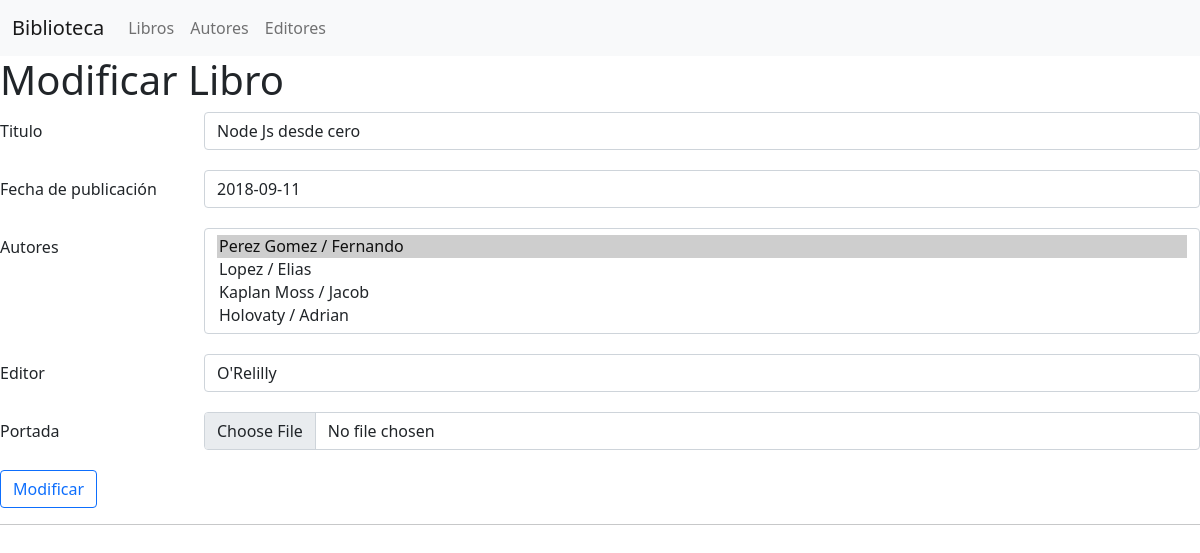
Before: /modificar/libro/2 with the older database file.
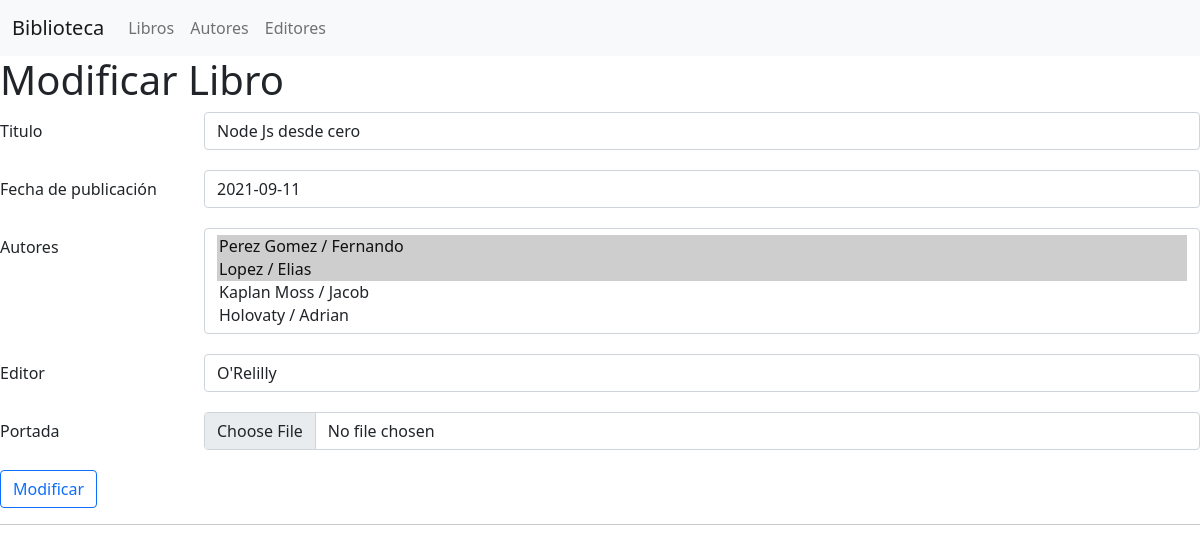
After: the same page with the newer database file.
### biblioteca/models.py (models this page shows, shortened)
class Libro(models.Model):
    titulo = models.CharField(max_length=100)
    autores = models.ManyToManyField(Autor)
    editor = models.ForeignKey(Editor)
    fecha_publicacion = models.DateField(null=True, blank=True)
    portada = models.ImageField(upload_to="portadas", null=True, blank=True)
    class Meta:
        ordering = ["-fecha_publicacion", "-titulo"]
        verbose_name = 'Libro'
        verbose_name_plural = 'Libros'

### biblioteca/views.py (the view)
# urls.py: url(r'^modificar/libro/(\d+)$', views.libro_cu),
def libro_cu(request, libro_id=None):
    form = None
    if request.method == "POST":
        form = LibroForm(request.POST)
        if form.is_valid():
            cd = form.cleaned_data
            if not libro_id:
                libro = Libro.objects.create(
                    titulo=cd["titulo"],
                    editor=cd["editor"],
                    fecha_publicacion=cd["fecha_publicacion"],
                )
                for autor in cd["autores"]:
                    libro.autores.add(autor.id)
            else:
                libro = Libro.objects.get(id=libro_id)
                libro.titulo = cd["titulo"]
                libro.editor = cd["editor"]
                libro.fecha_publicacion = cd["fecha_publicacion"]
                libro.autores = cd["autores"]
                if cd["portada"]:
                    libro.autores = cd["portada"]
                libro.save()
            return HttpResponseRedirect("/libros")
    else:
        if libro_id:
            try:
                libro = Libro.objects.select_related("editor").get(id=libro_id)
                form = LibroForm(initial={
                    "titulo":            libro.titulo,
                    "fecha_publicacion": libro.fecha_publicacion,
                    "editor":            libro.editor,
                    "autores":           libro.autores.all()
                })
            except Libro.DoesNotExist:
                return HttpResponseRedirect("/libros")
        else:
            form = LibroForm()
    return cu_response(request, form, "libro", bool(libro_id))

### biblioteca/forms.py
class LibroForm(forms.Form):
    titulo = forms.CharField(
        max_length=100,
        widget=forms.TextInput(attrs=build_attrs("titulo"))
    )
    fecha_publicacion = forms.DateField(
        required=False,
        widget=forms.DateInput(attrs=build_attrs("fecha_publicacion"))
    )
    portada = forms.ImageField(
        required=False,
        widget=forms.FileInput(attrs=build_attrs("portada"))
    )
    autores = forms.ModelMultipleChoiceField(
        queryset=Autor.objects.all(),
        widget=forms.SelectMultiple(attrs=build_attrs("autores")),
    )
    editor = forms.ModelChoiceField(
        queryset=Editor.objects.all(),
        widget=forms.Select(attrs=build_attrs("editor")),
        empty_label="Seleccione Editor"
    )

### biblioteca/models.py (called while the page is built)
    def __str__(self):
        return self.nombre

    def __str__(self):
        return "{} / {}".format(self.apellidos, self.nombre)

### biblioteca/views.py (called while the page is built)
def cu_response(request, form, key, is_new):
    return render(request, "{}_cu.html".format(key), {
        "form":         form,
        "title":        "{} {}".format("Modificar" if is_new else "Crear", key.capitalize()),
        "btn_title":    "Modificar" if is_new else "Crear",
    })

### biblioteca/templates/libro_cu.html (shortened to what this page needs)
{% extends 'shared/cu_base.html' %}
{% block form_content %}
    <div class="mb-3 row">
        <label for="titulo" class="col-sm-2 col-form-label">Titulo</label>
        <div class="col-sm-10">
            {{ form.titulo }}
        </div>
    </div>
    <div class="mb-3 row">
        <label for="fecha_publicacion" class="col-sm-2 col-form-label">Fecha de publicación</label>
        <div class="col-sm-10">
            {{ form.fecha_publicacion }}
        </div>
    </div>
    <div class="mb-3 row">
        <label for="autores" class="col-sm-2 col-form-label">Autores</label>
        <div class="col-sm-10">
            {{ form.autores }}
        </div>
    </div>
    <div class="mb-3 row">
        <label for="editor" class="col-sm-2 col-form-label">Editor</label>
        <div class="col-sm-10">
            {{ form.editor }}
        </div>
    </div>
    <div class="mb-3 row">
        <label for="portada" class="col-sm-2 col-form-label">Portada</label>
        <div class="col-sm-10">
            {{ form.portada }}
        </div>
    </div>
{% endblock  %}

Changed rows visible on the page:
changed Libro "Node Js desde cero": fecha_publicacion "2018-09-11" → "2021-09-11"
Other visible differences:
form field autores: "Perez Gomez / Fernando ☑ / Lopez / Elias / Kaplan Moss / Jacob / Holovaty / Adrian" → "Perez Gomez / Fernando ☑ / Lopez / Elias ☑ / Kaplan Moss / Jacob / Holovaty / Adrian"
